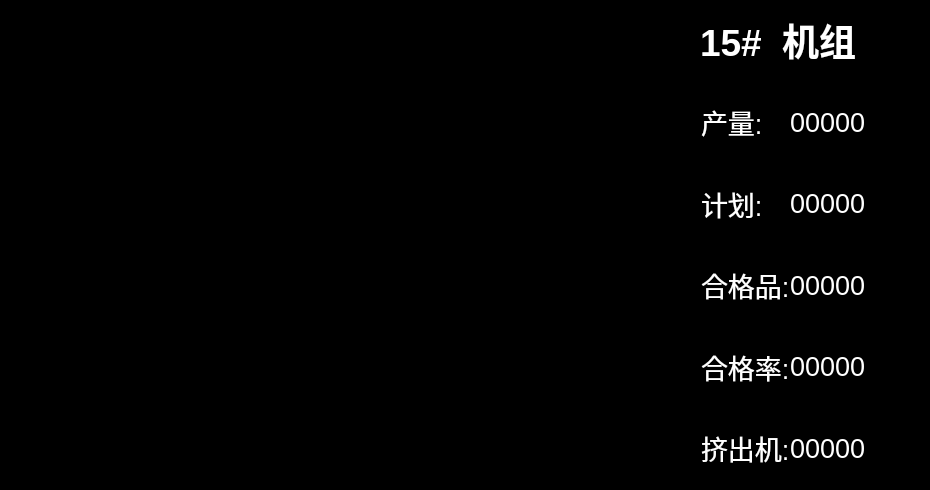
     <widget class="QFrame" name="frame_curve15">
      <property name="geometry">
       <rect>
        <x>1930</x>
        <y>1530</y>
        <width>930</width>
        <height>490</height>
       </rect>
      </property>
      <property name="styleSheet">
       <string notr="true">background-color: rgb(0, 0, 0);</string>
      </property>
      <property name="frameShape">
       <enum>QFrame::StyledPanel</enum>
      </property>
      <property name="frameShadow">
       <enum>QFrame::Raised</enum>
      </property>
      <widget class="QLabel" name="curve15_title">
       <property name="geometry">
        <rect>
         <x>700</x>
         <y>0</y>
         <width>190</width>
         <height>80</height>
        </rect>
       </property>
       <property name="font">
        <font>
         <pointsize>28</pointsize>
         <weight>75</weight>
         <bold>true</bold>
        </font>
       </property>
       <property name="layoutDirection">
        <enum>Qt::LeftToRight</enum>
       </property>
       <property name="autoFillBackground">
        <bool>false</bool>
       </property>
       <property name="styleSheet">
        <string notr="true">color: rgb(255, 255, 255);</string>
       </property>
       <property name="text">
        <string>15#  机组</string>
       </property>
      </widget>
      <widget class="QWidget" name="curve15" native="true">
       <property name="geometry">
        <rect>
         <x>0</x>
         <y>0</y>
         <width>740</width>
         <height>490</height>
        </rect>
       </property>
      </widget>
      <widget class="QFrame" name="frame_data1_12">
       <property name="geometry">
        <rect>
         <x>700</x>
         <y>80</y>
         <width>230</width>
         <height>410</height>
        </rect>
       </property>
       <property name="frameShape">
        <enum>QFrame::StyledPanel</enum>
       </property>
       <property name="frameShadow">
        <enum>QFrame::Raised</enum>
       </property>
       <layout class="QGridLayout" name="gridLayout_15">
        <property name="leftMargin">
         <number>0</number>
        </property>
        <property name="topMargin">
         <number>0</number>
        </property>
        <property name="rightMargin">
         <number>0</number>
        </property>
        <property name="bottomMargin">
         <number>0</number>
        </property>
        <property name="spacing">
         <number>0</number>
        </property>
        <item row="0" column="0">
         <widget class="QLabel" name="curve1_lable1_12">
          <property name="sizePolicy">
           <sizepolicy hsizetype="Expanding" vsizetype="Expanding">
            <horstretch>1</horstretch>
            <verstretch>1</verstretch>
           </sizepolicy>
          </property>
          <property name="font">
           <font>
            <pointsize>20</pointsize>
           </font>
          </property>
          <property name="styleSheet">
           <string notr="true">color: rgb(255, 255, 255);</string>
          </property>
          <property name="text">
           <string>产量:</string>
          </property>
         </widget>
        </item>
        <item row="1" column="0">
         <widget class="QLabel" name="curve1_lable3_12">
          <property name="sizePolicy">
           <sizepolicy hsizetype="Preferred" vsizetype="Expanding">
            <horstretch>0</horstretch>
            <verstretch>1</verstretch>
           </sizepolicy>
          </property>
          <property name="font">
           <font>
            <pointsize>20</pointsize>
           </font>
          </property>
          <property name="styleSheet">
           <string notr="true">color: rgb(255, 255, 255);</string>
          </property>
          <property name="text">
           <string>计划:</string>
          </property>
         </widget>
        </item>
        <item row="1" column="1">
         <widget class="QLabel" name="curve1_lable4_12">
          <property name="font">
           <font>
            <pointsize>20</pointsize>
           </font>
          </property>
          <property name="styleSheet">
           <string notr="true">color: rgb(255, 255, 255);</string>
          </property>
          <property name="text">
           <string>00000</string>
          </property>
         </widget>
        </item>
        <item row="2" column="0">
         <widget class="QLabel" name="curve1_lable5_12">
          <property name="sizePolicy">
           <sizepolicy hsizetype="Preferred" vsizetype="Expanding">
            <horstretch>0</horstretch>
            <verstretch>1</verstretch>
           </sizepolicy>
          </property>
          <property name="font">
           <font>
            <pointsize>20</pointsize>
           </font>
          </property>
          <property name="styleSheet">
           <string notr="true">color: rgb(255, 255, 255);</string>
          </property>
          <property name="text">
           <string>合格品:</string>
          </property>
         </widget>
        </item>
        <item row="2" column="1">
         <widget class="QLabel" name="curve1_lable6_12">
          <property name="font">
           <font>
            <pointsize>20</pointsize>
           </font>
          </property>
          <property name="styleSheet">
           <string notr="true">color: rgb(255, 255, 255);</string>
          </property>
          <property name="text">
           <string>00000</string>
          </property>
         </widget>
        </item>
        <item row="3" column="0">
         <widget class="QLabel" name="curve1_lable7_12">
          <property name="sizePolicy">
           <sizepolicy hsizetype="Preferred" vsizetype="Expanding">
            <horstretch>0</horstretch>
            <verstretch>1</verstretch>
           </sizepolicy>
          </property>
          <property name="font">
           <font>
            <pointsize>20</pointsize>
           </font>
          </property>
          <property name="styleSheet">
           <string notr="true">color: rgb(255, 255, 255);</string>
          </property>
          <property name="text">
           <string>合格率:</string>
          </property>
         </widget>
        </item>
        <item row="3" column="1">
         <widget class="QLabel" name="curve1_lable8_12">
          <property name="font">
           <font>
            <pointsize>20</pointsize>
           </font>
          </property>
          <property name="styleSheet">
           <string notr="true">color: rgb(255, 255, 255);</string>
          </property>
          <property name="text">
           <string>00000</string>
          </property>
         </widget>
        </item>
        <item row="4" column="0">
         <widget class="QLabel" name="curve1_lable9_12">
          <property name="sizePolicy">
           <sizepolicy hsizetype="Preferred" vsizetype="Expanding">
            <horstretch>0</horstretch>
            <verstretch>1</verstretch>
           </sizepolicy>
          </property>
          <property name="font">
           <font>
            <pointsize>20</pointsize>
           </font>
          </property>
          <property name="styleSheet">
           <string notr="true">color: rgb(255, 255, 255);</string>
          </property>
          <property name="text">
           <string>挤出机:</string>
          </property>
         </widget>
        </item>
        <item row="4" column="1">
         <widget class="QLabel" name="curve1_lable10_12">
          <property name="font">
           <font>
            <pointsize>20</pointsize>
           </font>
          </property>
          <property name="styleSheet">
           <string notr="true">color: rgb(255, 255, 255);</string>
          </property>
          <property name="text">
           <string>00000</string>
          </property>
         </widget>
        </item>
        <item row="0" column="1">
         <widget class="QLabel" name="curve1_lable2_12">
          <property name="sizePolicy">
           <sizepolicy hsizetype="Expanding" vsizetype="Preferred">
            <horstretch>3</horstretch>
            <verstretch>0</verstretch>
           </sizepolicy>
          </property>
          <property name="font">
           <font>
            <pointsize>20</pointsize>
           </font>
          </property>
          <property name="styleSheet">
           <string notr="true">color: rgb(255, 255, 255);</string>
          </property>
          <property name="text">
           <string>00000</string>
          </property>
         </widget>
        </item>
       </layout>
      </widget>
      <zorder>curve15</zorder>
      <zorder>frame_data1_12</zorder>
      <zorder>curve15_title</zorder>
     </widget>
